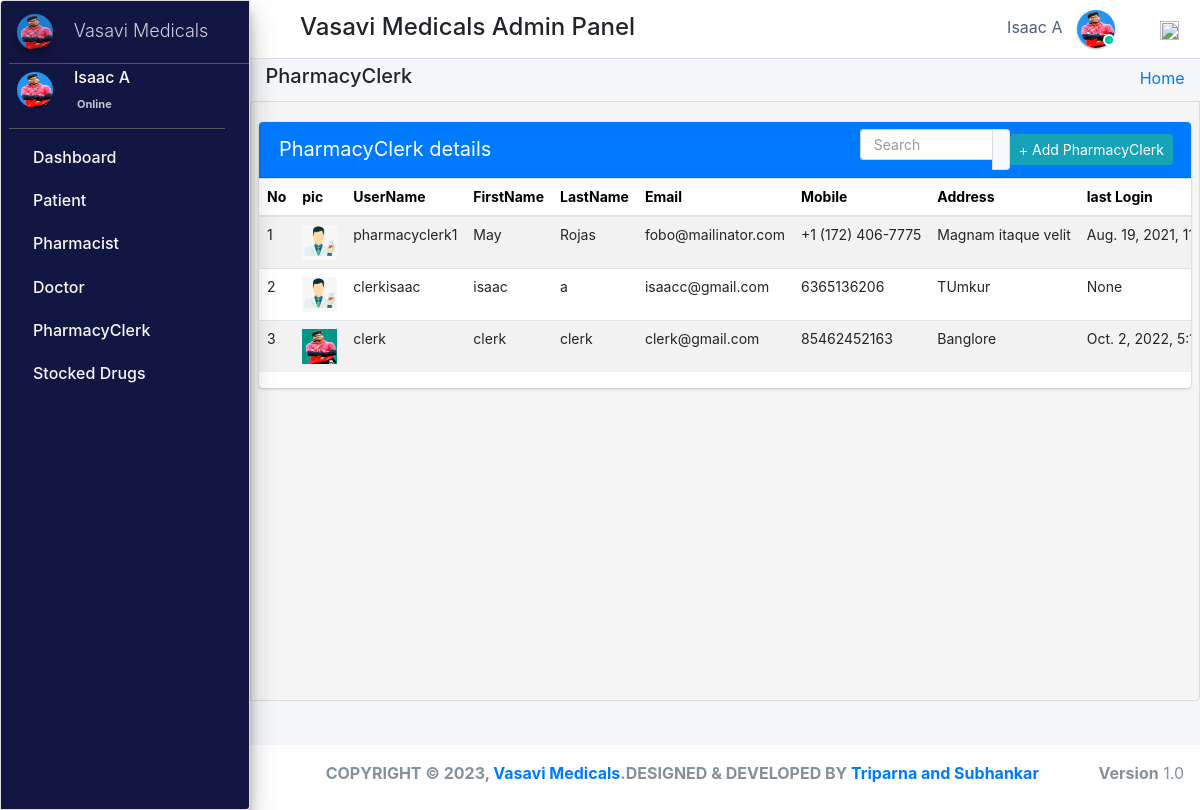
Screenshot of /admin_user/admin_user/manage_pharmacyClerk/ (signed in) with the database file from the repository.
### pharmacy/models.py (models this page shows, shortened)
class CustomUser(AbstractUser):
    user_type_data = ((1, "AdminHOD"), (2, "Pharmacist"), (3, "Doctor"), (4, "PharmacyClerk"),(5, "Patients"))
    user_type = models.CharField(default=1, choices=user_type_data, max_length=10)

class AdminHOD(models.Model):
    gender_category=(
        ('Male','Male'),
        ('Female','Female'),
    )
    admin = models.OneToOneField(CustomUser,null=True, on_delete = models.CASCADE)
    emp_no= models.CharField(max_length=100,null=True,blank=True)
    gender=models.CharField(max_length=100,null=True,choices=gender_category)
    mobile=models.CharField(max_length=10,null=True,blank=True)
    address=models.CharField(max_length=300,null=True,blank=True)
    profile_pic=models.ImageField(default="admin.png",null=True,blank=True)
    created_at = models.DateTimeField(auto_now_add=True)
    updated_at = models.DateTimeField(auto_now=True)
    date_employed=models.DateTimeField(auto_now_add=True, auto_now=False)
    objects = models.Manager()

class PharmacyClerk(models.Model):
    gender_category=(
        ('Male','Male'),
        ('Female','Female'),
    )
    admin = models.OneToOneField(CustomUser,null=True, on_delete = models.CASCADE)
    emp_no=models.CharField(max_length=100,null=True,blank=True)
    gender=models.CharField(max_length=100,null=True,choices=gender_category)
    mobile=models.CharField(max_length=10,null=True,blank=True)
    address=models.CharField(max_length=300,null=True,blank=True)
    profile_pic=models.ImageField(default="images2.png",null=True,blank=True)
    age= models.IntegerField(default='0', blank=True, null=True)
    created_at = models.DateTimeField(auto_now_add=True)
    updated_at = models.DateTimeField(auto_now=True)
    objects = models.Manager()

### pharmacy/HODViews.py (the view)
# urls.py: path('admin_user/admin_user/manage_pharmacyClerk/',HODViews.managePharmacyClerk,name='manage_pharmacyClerk'),
def managePharmacyClerk(request):
    staffs = PharmacyClerk.objects.all()
    context = {
        "staffs": staffs,
         "title":"Manage PharmacyClerk"
    }
    return render(request,'hod_templates/manage_pharmacyClerk.html',context)

### pharmacy/LoginCheckMiddleWare.py (called while the page is built, shortened)
    def process_view(self, request, view_func, view_args, view_kwargs):
        modulename = view_func.__module__
        user = request.user
        if user.is_authenticated:
            if user.user_type == "1":
                if modulename == "pharmacy.HODViews":
                    pass
                elif modulename == "":
                    pass
                elif modulename == "pharmacy.views" or modulename == "django.views.static":
                    pass
                else:
                    pass
            else:
                return redirect("login")
        else:
            if request.path == reverse("login"):
                pass
            else:
                return redirect("login")

### pharmacy/templates/hod_templates/manage_pharmacyClerk.html (shortened to what this page needs)
{% extends 'hod_templates/base_template.html'%} {% block page_title %}
<h5>PharmacyClerk</h5>
{% endblock page_title %} {% block main_content %}
<section class="content">
    <div class="row">
        <div class="col-md-12">
            <div class="card card-primary sc">
                <div class="card-header">
                    <span>PharmacyClerk details</span>
                    <div class="card-tools d-flex">
                        <div class="input-group input-group-sm" style="width: 150px;">
                            <input type="text" name="search" class="form-control float-right" placeholder="Search" id="pple">
                            <div class="input-group-append">
                                <button type="submit" class="btn btn-default"></button>
                            </div>
                        </div>
                        <a class="btn btn-sm btn-info mr-2" href="{% url 'add_pharmacyClerk' %}" role="button">+ Add PharmacyClerk</a>
                    </div>
                </div>
                <table class="table" id="plist">
                    <thead>
                        <tr>
                            <th>No</th>
                            <th>pic</th>
                            <th>UserName</th>
                            <th>FirstName</th>
                            <th>LastName</th>
                            <th>Email</th>
                            <th>Mobile</th>
                            <th>Address</th>
                            <th>last Login</th>
                        </tr>
                    </thead>
                    <tbody>
                        {% for staff in staffs %}
                        <tr class="hov">
                            <td>{{staff.id}}</td>
                            <td> <img src="{{staff.profile_pic.url}}" class="" width="35" height="35" alt=""></td>
                            <td>{{staff.admin.username}}</td>
                            <td>{{staff.admin.first_name}}</td>
                            <td>{{staff.admin.last_name}}</td>
                            <td>{{staff.admin.email}}</td>
                            <td>{{staff.mobile}}</td>
                            <td>{{staff.address}}</td>
                            <td>{{staff.admin.last_login}}</td>
                        </tr>
                        {% endfor %}
                    </tbody>
                </table>
            </div>
        </div>
    </div>
</section>
{% endblock %}

### pharmacy/templates/hod_templates/base_template.html (shortened to what this page needs)
{% extends 'base_file.html' %} {% block htm %}
<body class="hold-transition sidebar-mini layout-fixed">
    <div class="wrapper">
        <nav class="main-header navbar navbar-expand navbar-white navbar-light">
            <ul class="navbar-nav">
                <li class="nav-item">
                    <a class="nav-link" data-widget="pushmenu" href="#" role="button"></a>
                </li>
            </ul>
            <h4 style="margin-left: 10px; margin-top: 5px;">Vasavi Medicals Admin Panel  </h4>
            <ul class="navbar-nav ml-auto">
                <li class="mx-3">
                    <a href="#" class="sm-submenu-with-image a">
                        <span>{{user.first_name}}  {{user.last_name}}</span>
                        <img src="{{request.user.adminhod.profile_pic.url}}" class="img-circle elevation-1" width="38" height="38" alt="">
                        <span class="avatar-status avatar-sm-status avatar-status-success"></span>
                    </a>
                </li>
                <li class="nav-item dropdown ml-3 low">
                    <a href="#" class="btn btn-outlined btn-black text-muted bg-transparent " data-toggle="dropdown" aria-expanded="false" data-wow-delay="0.7s"><img src="https://img.icons8.com/ios/50/000000/settings.png" width="19" height="19">
                    </a>
                </li>
            </ul>
        </nav>
        {% include 'hod_templates/sidebar.html'%}
        <div class="content-wrapper">
            <div class="content-header">
                <div class="container-fluid">
                    <div class="row ">
                        <div class="col-sm-6">
                            <h1 class="m-0 text-dark">
                                {% block page_title %} {% endblock page_title %}
                            </h1>
                        </div>
                        <div class="col-sm-6 ">
                            <ol class="breadcrumb float-sm-right">
                                <li class="breadcrumb-item"><a href="">Home</a></li>
                            </ol>
                        </div>
                    </div>
                </div>
            </div>
            {% block main_content %} {% endblock main_content %}
        </div>
        {% include 'hod_templates/footer.html'%}
    </div>
    {% endblock htm %}

### pharmacy/templates/hod_templates/sidebar.html (shortened to what this page needs)
<aside class="main-sidebar sidebar-dark-primary elevation-4">
    <a href="" class="brand-link ml-2">
        <img src="{{request.user.adminhod.profile_pic.url}}" alt="" width="36" height="36" class=" img-circle elevation-3" style="opacity: .8">
        <span class="brand-text font-weight-light mt-1 ml-3 mmust">Vasavi Medicals</span>
    </a>
    <div class="sidebar">
        <div class="user-panel mr-3">
            <div class="pull-left image sm-submenu-with-image a ml-2 ">
                <img src="{{request.user.adminhod.profile_pic.url}}" class="img-circle mt-2" width="36" height="36" alt="User Image">
            </div>
            <div class="pull-left info">
                <p>{{user.first_name}} {{user.last_name}}</p>
                <a href="#"> Online</a>
            </div>
        </div>
        <nav class="mt-2">
            <ul class="nav nav-pills nav-sidebar flex-column" data-widget="treeview" role="menu" data-accordion="false">
                <li class="nav-item">
                    <a href="{% url  'admin_dashboard' %}" class="nav-link">
                        <p>
                            Dashboard
                        </p>
                    </a>
                </li>
                <li class="nav-item">
                    <a href="#" class="nav-link">
                        <p>
                            Patient
                        </p>
                    </a>
                </li>
                <li class="nav-item">
                    <a href="#" class="nav-link">
                        <p>
                            Pharmacist
                        </p>
                    </a>
                </li>
                <li class="nav-item">
                    <a href="#" class="nav-link">
                        <p>
                            Doctor
                        </p>
                    </a>
                </li>
                <li class="nav-item">
                    <a href="#" class="nav-link">
                        <p>
                            PharmacyClerk
                        </p>
                    </a>
                </li>
                <li class="nav-item">
                    <a href="#" class="nav-link">
                        <p>
                            Stocked Drugs
                        </p>
                    </a>
                </li>
            </ul>
        </nav>
    </div>
</aside>

### static/css/main.css (style rules this page uses)
html { font-family: sans-serif; line-height: 1.15; -webkit-text-size-adjust: 100%; -webkit-tap-highlight-color: transparent; }
body { overflow-y: hidden; overflow-x: hidden; font-family: -apple-system, BlinkMacSystemFont, "Segoe UI", Roboto, "Helvetica Neue", Arial, "Noto Sans", sans-serif, "Apple Color Emoji", "Segoe UI Emoji", "Segoe UI Symbol", "Noto Color Emoji" !important; }
th { color: rgb(0, 0, 0); font-size: 14px !important; }
.content { background-color: #f5f5f5; border: 1px solid #dddddd; border-radius: 4px 0px 4px 0px; left: -1px; padding: 10px 7px 5px; }
.main-sidebar { background: #ffffff; border: 1px solid #dddddd; border-radius: 4px 0px 4px 0px; font-weight: bold; }
.content { height: 75vh; overflow-y: scroll; overflow-x: hidden; }
.sc { white-space: nowrap; display: block; overflow-x: hidden !important; }
.content .row { margin-top: 20px !important; }
.main-sidebar { background-color: #121642 !important; color: white !important; }
.main-sidebar p { color: #f8f8f8 !important; font-weight: 500 !important }
td { font-size: 14px !important; }
.hov { transition: transform .5s; }
.avatar-status { position: absolute; bottom: 12px; right: 75.4px; display: -ms-inline-flexbox; display: inline-flex; -ms-flex-negative: 0; flex-shrink: 0; -ms-flex-pack: center; justify-content: center; -ms-flex-align: center; align-items: center; white-space: nowrap; text-align: center; vertical-align: baseline; font-weight: 600; border: .125rem solid #fff; width: 12px; height: 12px; line-height: 1; font-size: .71094rem; border-radius: 50%; }
.avatar-status-success { color: #fff; background-color: #00c9a7; }
.card-header span { font-size: 20px !important; }
.table>tbody>tr>td, .table>tbody>tr>th, .table>tfoot>tr>td, .table>tfoot>tr>th, .table>thead>tr>td, .table>thead>tr>th { padding: 8px; line-height: 1.42857143; vertical-align: top; }
.pull-left { float: left; }
.pull-left { float: left!important; }
.user-panel>.info { padding: 5px 5px 5px 15px; line-height: 1; position: absolute; left: 55px; }
.user-panel>.info>p { font-weight: 600; margin-bottom: 9px; }
p { margin: 0 0 10px; }
.user-panel { padding-bottom: 20px; }
.user-panel:after { clear: both; }
.user-panel:before, .user-panel:after { content: " "; display: table; }
.user-panel>.info>a { text-decoration: none; padding-right: 5px; margin-top: 3px; font-size: 11px; overflow: hidden; white-space: nowrap; }
.mmust { overflow: hidden; white-space: nowrap; font-size: 18px; }
.table { background: white !important; }
.container-fluid { width: 100%; padding-right: 15px; padding-left: 15px; margin-right: auto; margin-left: auto; }
.row { display: flex; flex-wrap: wrap; margin-right: -15px; margin-left: -15px; }
.d-flex { display: flex !important; z-index: 44; }
.d-flex { display: flex !important; }
input { text-indent: 5px !important; }
input::placeholder { text-indent: 5px !important; }
.table tbody tr:nth-of-type(odd) { background-color: rgba(0, 0, 0, .05) !important; }
.table tbody tr:nth-of-type(odd) { background-color: rgba(197, 197, 197, 0.05) !important; }
.img-circle { border-radius: 50%; }
.content-wrapper .content-header { padding: 5px 0.5rem !important; }

### static/css/profile.css (style rules this page uses)
li { list-style-type: none ! }
.form-control { font-size: .875rem; }
.input-group { transition: all .15s ease; border-radius: .375rem; box-shadow: none; }
.input-group .form-control { box-shadow: none; }
.input-group .form-control:not(:last-child) { padding-right: 0; border-right: 0; }
.navbar-nav span { color: #525f7f !important; margin-right: 10px !important; }
body { font-family: 'Rubik', sans-serif; height: 100% !important; }
input { text-indent: 5px !important; }
input::placeholder { text-indent: 5px !important; }
.table tbody tr:nth-of-type(odd) { background-color: rgba(0, 0, 0, .05) !important; }

### rows the page displays
CustomUser: first_name "Isaac", last_name "A", user.adminhod.profile_pic (picture)
PharmacyClerk: id "1", profile_pic (picture), admin.username "pharmacyclerk1", admin.first_name "May", admin.last_name "Rojas", admin.email "fobo@mailinator.com", mobile "+1 (172) 406-7775", address "Magnam itaque velit", admin.last_login "Aug. 19, 2021,…"
PharmacyClerk: id "2", profile_pic (picture), admin.username "clerkisaac", admin.first_name "isaac", admin.last_name "a", admin.email "isaacc@gmail.com", mobile "6365136206", address "TUmkur", admin.last_login "None"
PharmacyClerk: id "3", profile_pic (picture), admin.username "clerk", admin.first_name "clerk", admin.last_name "clerk", admin.email "clerk@gmail.com", mobile "85462452163", address "Banglore", admin.last_login "Oct. 2, 2022,…"
